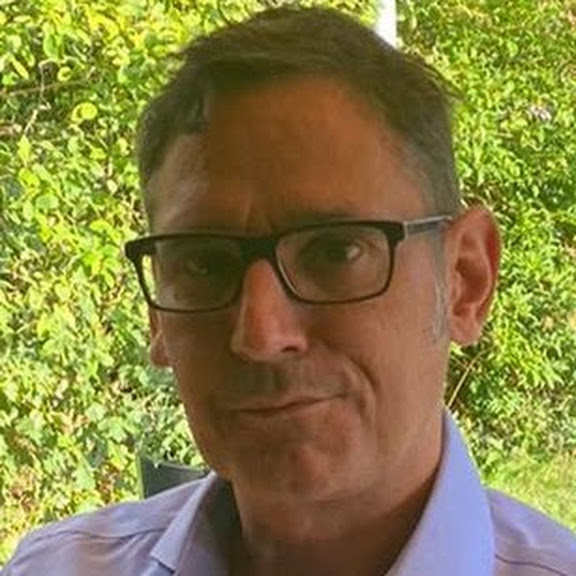
#> input picture dotd/sven.jpg, 576 x 576 px
$ python pil.py
#> lines starting #> are read from the running program, lines starting #| are printed output that depends on the picture
# PIL Python Image Library

from PIL import Image
import numpy as np

im = Image.open("sven.jpg")
#> im is the input picture: PIL image 576x576 RGB; mean R, G, B 134, 126.1, 67.4

print(im.format, im.size, im.mode)
#| JPEG (576, 576) RGB
# im.show()

gray = im.convert("L") # Luminance??
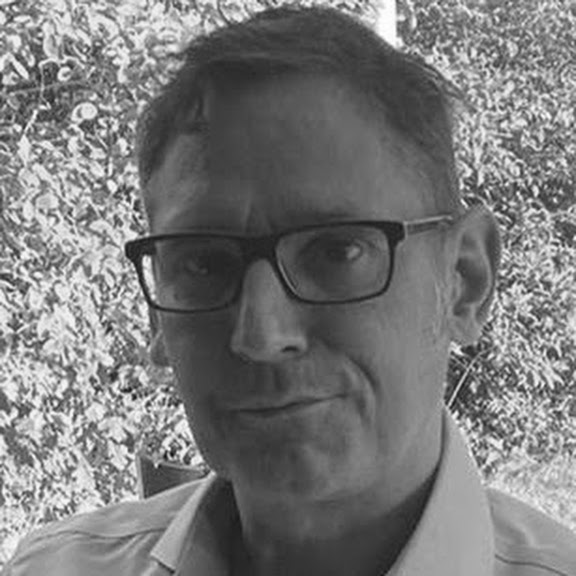
#> gray: PIL image 576x576 L; min 15, max 255, mean 121.8
gray.show()
